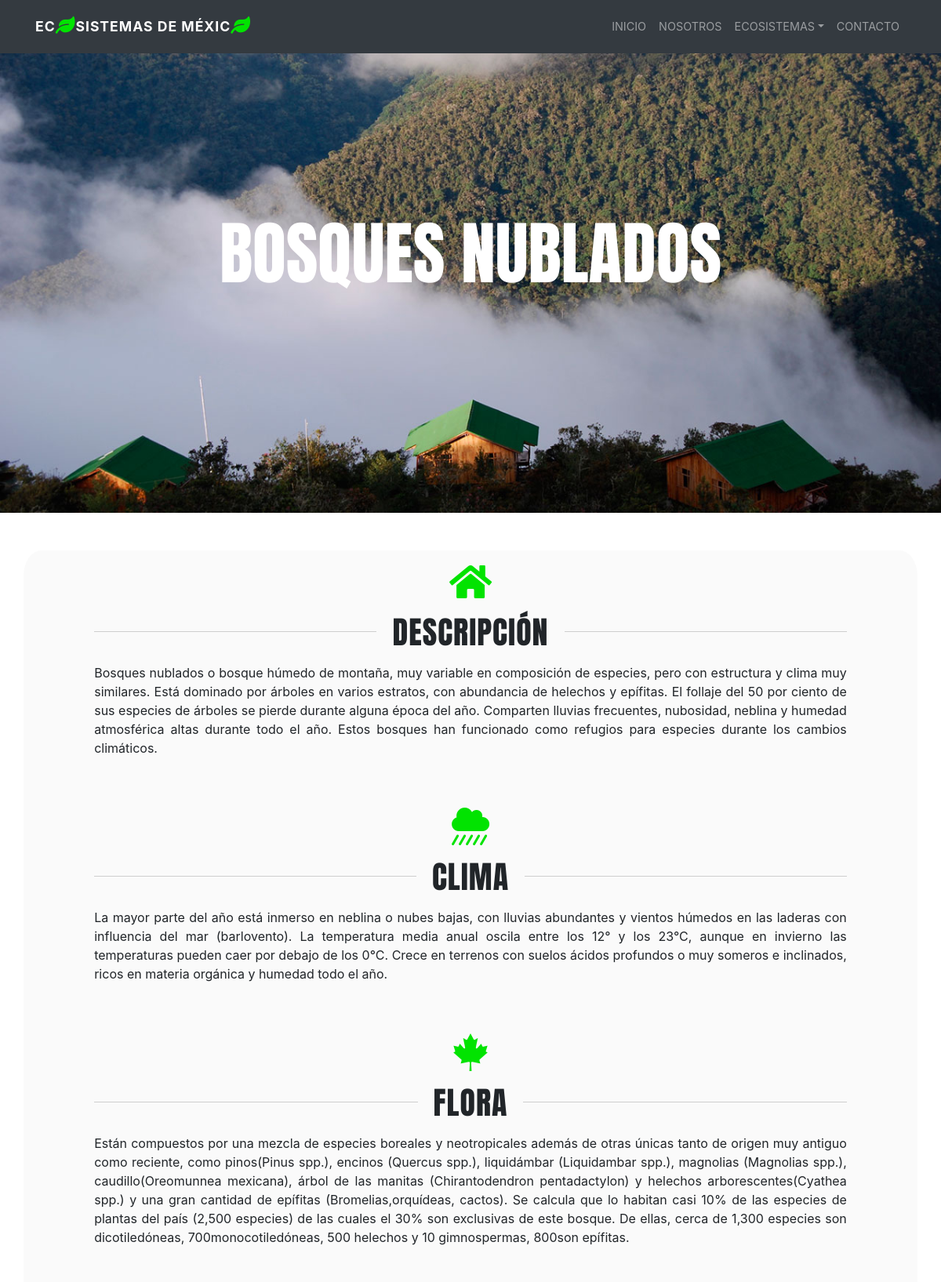
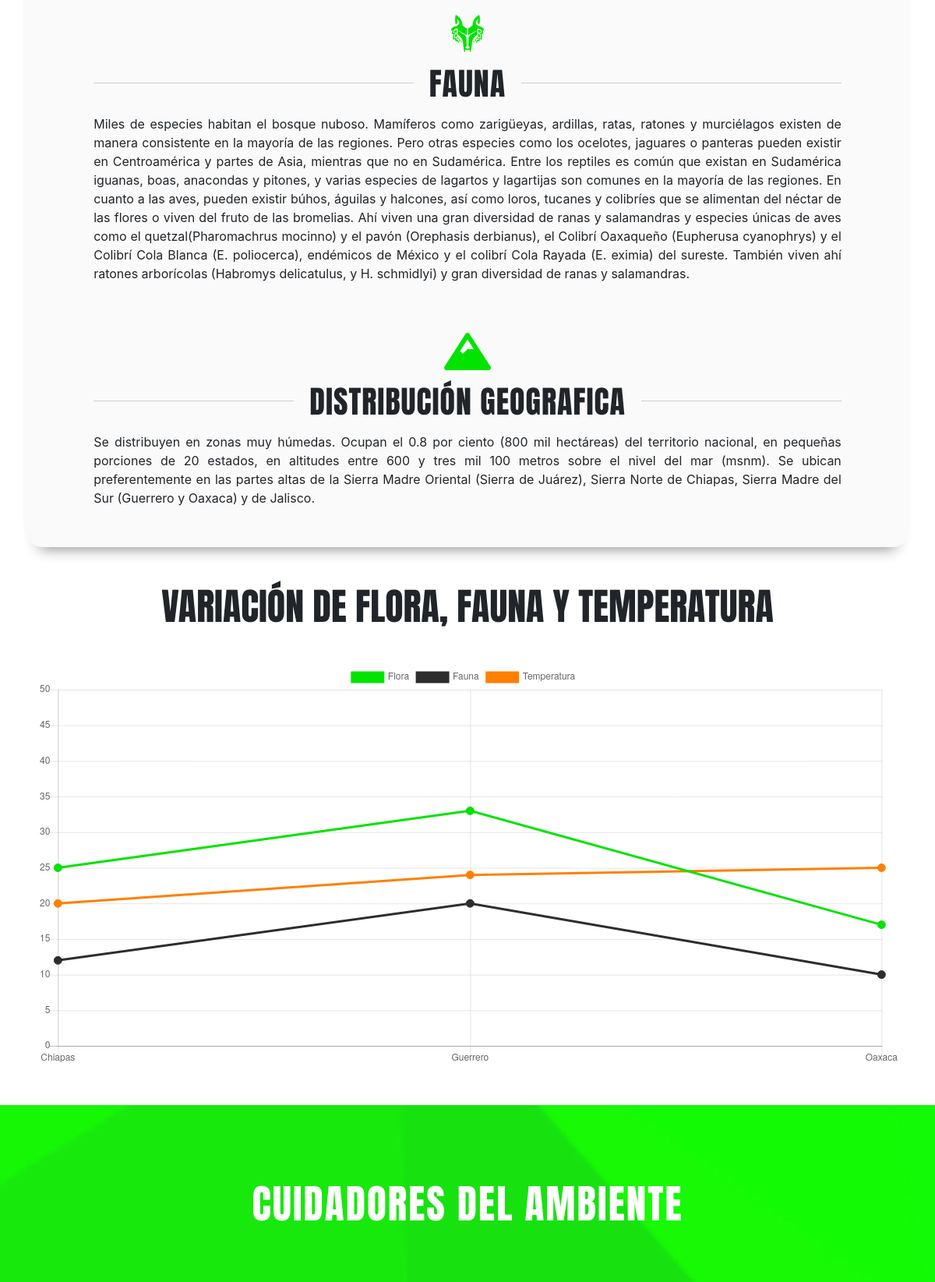
/bosques-nublados.php (upper part), run on the app's committed database (2 pictures, top to bottom).
### tables this page shows
CREATE TABLE `ecosistema` (
  `id` int(11) NOT NULL,
  `nombre` varchar(45) NOT NULL,
  `descripcion` text NOT NULL,
  `clima` text NOT NULL,
  `flora` text NOT NULL,
  `fauna` text NOT NULL,
  `distribucion` text NOT NULL,
  `imagen` varchar(45) NOT NULL
);

### bosques-nublados.php (the view, shortened to what this page needs)
<?php
include 'includes/conexion.php';
?>
<?php
include 'includes/header.php';
?>
<?php
include 'includes/navegacion.php';
?>
<?php
$consulta = "SELECT nombre, descripcion, clima, flora, fauna, distribucion  FROM ecosistema WHERE id='4'";
$resecosistema = mysqli_query($bd,$consulta);
$mostrardatos = mysqli_fetch_array($resecosistema);
 ?>
<div class="bosques-nublados text-center">
  <div class="container">
    <div class="titulo-bgimagen my-5">
      <h1 class="animated wow zoomIn"><?php echo $mostrardatos['nombre'] ?></h1>
    </div>
  </div>
</div>
<div class="container perro">
<div class="my-5 text-center px-5 animated wow bounceInLeft slow" data-wow-delay="200ms">
    <i class="fas fa-home fa-3x pt-3" style="color: #02E301;"></i>
<h2>descripción</h2>
    <p><?php echo $mostrardatos['descripcion'] ?></p>
</div>
<div class="my-5 text-center px-5 animated wow bounceInRight slow" data-wow-delay="400ms">
    <i class="fas fa-cloud-showers-heavy fa-3x pt-3" style="color: #02E301;"></i>
<h2>clima</h2>
    <p><?php echo $mostrardatos['clima'] ?></p>
  </div>
<div class="my-5 text-center px-5  animated wow bounceInLeft slow" data-wow-delay="600ms">
      <i class="fab fa-canadian-maple-leaf fa-3x pt-3" style="color: #02E301;"></i>
<h2>flora</h2>
    <p><?php echo $mostrardatos['flora'] ?></p>
  </div>
<div class="my-5 text-center px-5 animated wow bounceInRight slow" data-wow-delay="800ms">
<i class="fab fa-wolf-pack-battalion fa-3x pt-3" style="color: #02E301;"></i>
<h2>fauna</h2>
    <p><?php echo $mostrardatos['fauna'] ?></p>
  </div>
<div class="my-5 text-center px-5 animated wow bounceInLeft slow" data-wow-delay="1000ms">
    <i class="fas fa-mountain fa-3x pt-3" style="color: #02E301;"></i>
<h2>distribución geografica</h2>
    <p><?php echo $mostrardatos['distribucion'] ?></p>
  </div>
</div>
<div class="container animated wow bounceIn slow" data-wow-delay="900ms">
<h2 class="graficaBnublados">Variación de flora, fauna y Temperatura</h2>
<script>
       $(document).ready(function() {
          new Chart(document.getElementById("graficaBnublados"), {
          type: 'line',
          data: {
            labels: ["Chiapas","Guerrero","Oaxaca"],
            datasets: [{
                data: [25,33,17],
                label: "Flora",
                borderColor: "#02E301",
                fill: false,
                backgroundColor : "#02E301",
                lineTension : 0,
                pointRadius : 5
              }, {
                data: [12,20,10],
                label: "Fauna",
                borderColor: "#2d2d2d",
                fill: false,
                backgroundColor : "#2d2d2d",
                lineTension : 0,
                pointRadius : 5
              }, {
                data: [20,24,25],
                label: "Temperatura",
                borderColor: "#ff8000",
                fill: false,
                backgroundColor : "#ff8000",
                lineTension : 0,
                pointRadius : 5
              },
            ]
          },
          options: {
            responsive: true,
            title: {
              display: true,
              position: "top",
              fontSize: 15,
          },
          scales: {
               yAxes: [{
                 ticks: {
                   max: 50,
                   min: 0,
                   stepSize: 5
                 }
               }]
          },
          }
       });
       });
     </script>
<div class="mb-4">
  <canvas id="graficaBnublados" width="100%"></canvas>
</div>
</div>
<?php
include 'includes/asociaciones.php';
 ?>
</body>
</html>

### css/estilos.css (style rules this page uses)
body { background-color: white; }
.titulo-bgimagen { padding: 20% 0; }
.titulo-bgimagen h1 { font-family: 'Anton', sans-serif; font-size: 5.5rem; text-transform: uppercase; text-align: center; color: white; }
.bosques-nublados { background: url(../img/bosque-nublado.jpg) no-repeat center center; background-size: cover; overflow: hidden; width: 100%; }
.perro { background-color: #fafafa; -webkit-box-shadow: 0px 22px 18px -20px rgba(0, 0, 0, 0.46); -moz-box-shadow: 0px 22px 18px -20px rgba(0, 0, 0, 0.46); box-shadow: 0px 22px 18px -20px rgba(0, 0, 0, 0.46); border-radius: 2%; padding-bottom: 0.2rem; }
.perro p { padding: 0 1.7rem; text-align: justify; }
.perro h2 { display: flex; width: 100%; justify-content: center; align-items: center; text-align: center; font-family: 'Anton', sans-serif; text-transform: uppercase; letter-spacing: 1px; font-size: 2.5rem; margin: 1rem 0; padding: 0 1.7rem; }
.perro h2:before, .perro h2:after { content: ''; border-top: 1px solid #cecece; margin: 0 20px 0 0; flex: 1 0 20px; }
.perro h2:after { margin: 0 0 0 20px; }
.graficaBnublados { font-family: 'Anton', sans-serif; font-size: 3rem; text-transform: uppercase; text-align: center; padding-top: 3rem; }

### data on the page
ecosistema: nombre "BOSQUES NUBLADOS", descripcion "Bosques nublados o bosque húmedo de montaña, muy variable en composición de especies, pero con estructura y clima muy similares. Está dominado por árboles en varios estratos, con abundancia de helechos y epífitas. El follaje del 50 por ciento de sus especies de árboles se pierde durante alguna época del año. Comparten lluvias frecuentes, nubosidad, neblina y humedad atmosférica altas durante todo el año. Estos bosques han funcionado como refugios para especies durante los cambios climáticos.", clima "La mayor parte del año está inmerso en neblina o nubes bajas, con lluvias abundantes y vientos húmedos en las laderas con influencia del mar (barlovento). La temperatura media anual oscila entre los 12° y los 23°C, aunque en invierno las temperaturas pueden caer por debajo de los 0°C. Crece en terrenos con suelos ácidos profundos o muy someros e inclinados, ricos en materia orgánica y humedad todo el año.", flora "Están compuestos por una mezcla de especies boreales y neotropicales además de otras únicas tanto de origen muy antiguo como reciente, como pinos(Pinus spp.), encinos (Quercus spp.), liquidámbar (Liquidambar spp.), magnolias (Magnolias spp.), caudillo(Oreomunnea mexicana), árbol de las manitas (Chirantodendron pentadactylon) y helechos arborescentes(Cyathea spp.) y una gran cantidad de epífitas (Bromelias,orquídeas, cactos). Se calcula que lo habitan casi 10% de las especies de plantas del país (2,500 especies) de las cuales el 30% son exclusivas de este bosque. De ellas, cerca de 1,300 especies son dicotiledóneas, 700monocotiledóneas, 500 helechos y 10 gimnospermas, 800son epífitas.", fauna "Miles de especies habitan el bosque nuboso. Mamíferos como zarigüeyas, ardillas, ratas, ratones y murciélagos existen de manera consistente en la mayoría de las regiones. Pero otras especies como los ocelotes, jaguares o panteras pueden existir en Centroamérica y partes de Asia, mientras que no en Sudamérica. Entre los reptiles es común que existan en Sudamérica iguanas, boas, anacondas y pitones, y varias especies de lagartos y lagartijas son comunes en la mayoría de las regiones. En cuanto a las aves, pueden existir búhos, águilas y halcones, así como loros, tucanes y colibríes que se alimentan del néctar de las flores o viven del fruto de las bromelias. Ahí viven una gran diversidad de…", distribucion "Se distribuyen en zonas muy húmedas. Ocupan el 0.8 por ciento (800 mil hectáreas) del territorio nacional, en pequeñas porciones de 20 estados, en altitudes entre 600 y tres mil 100 metros sobre el nivel del mar (msnm). Se ubican preferentemente en las partes altas de la Sierra Madre Oriental (Sierra de Juárez), Sierra Norte de Chiapas, Sierra Madre del Sur (Guerrero y Oaxaca) y de Jalisco."
